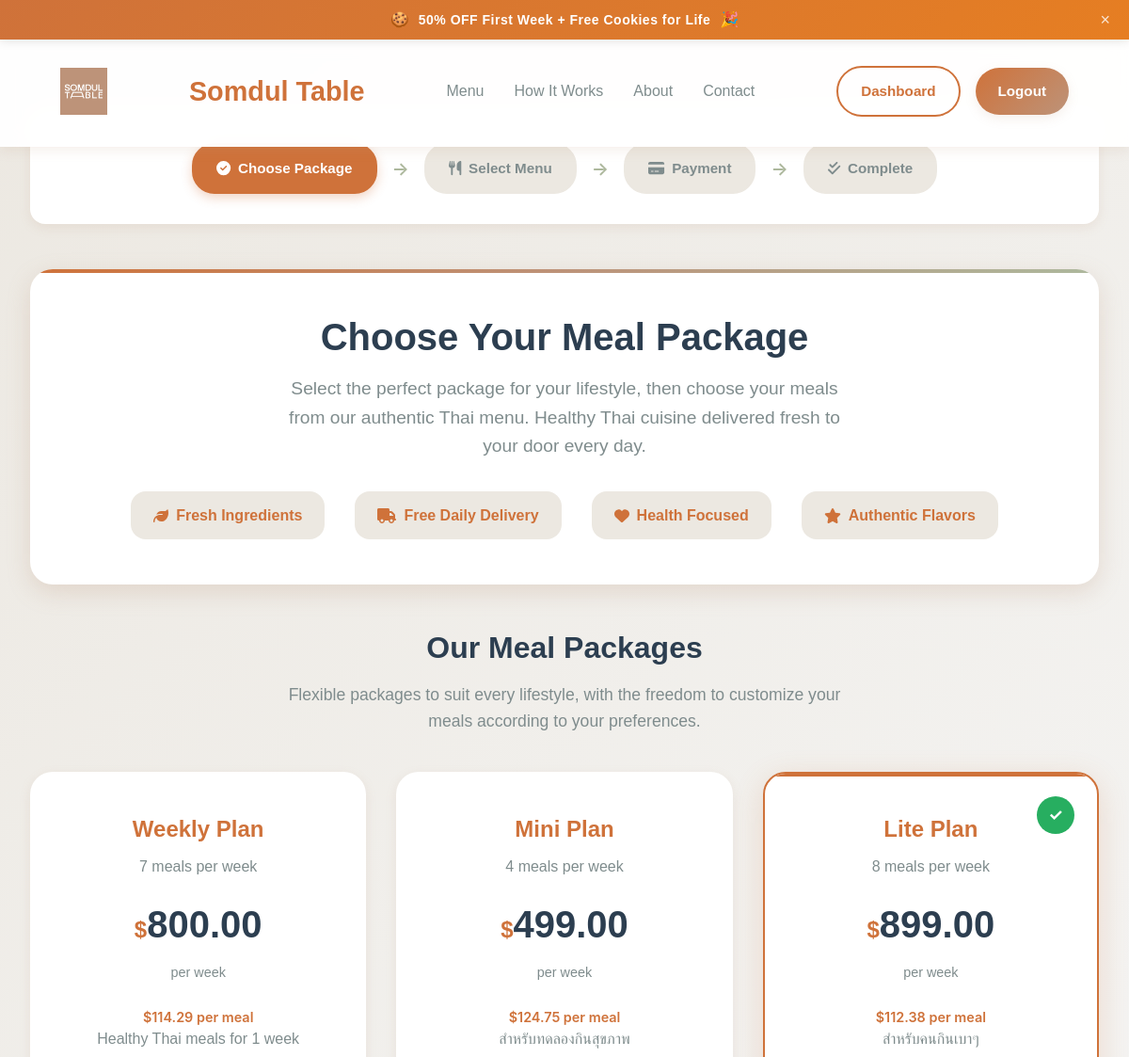
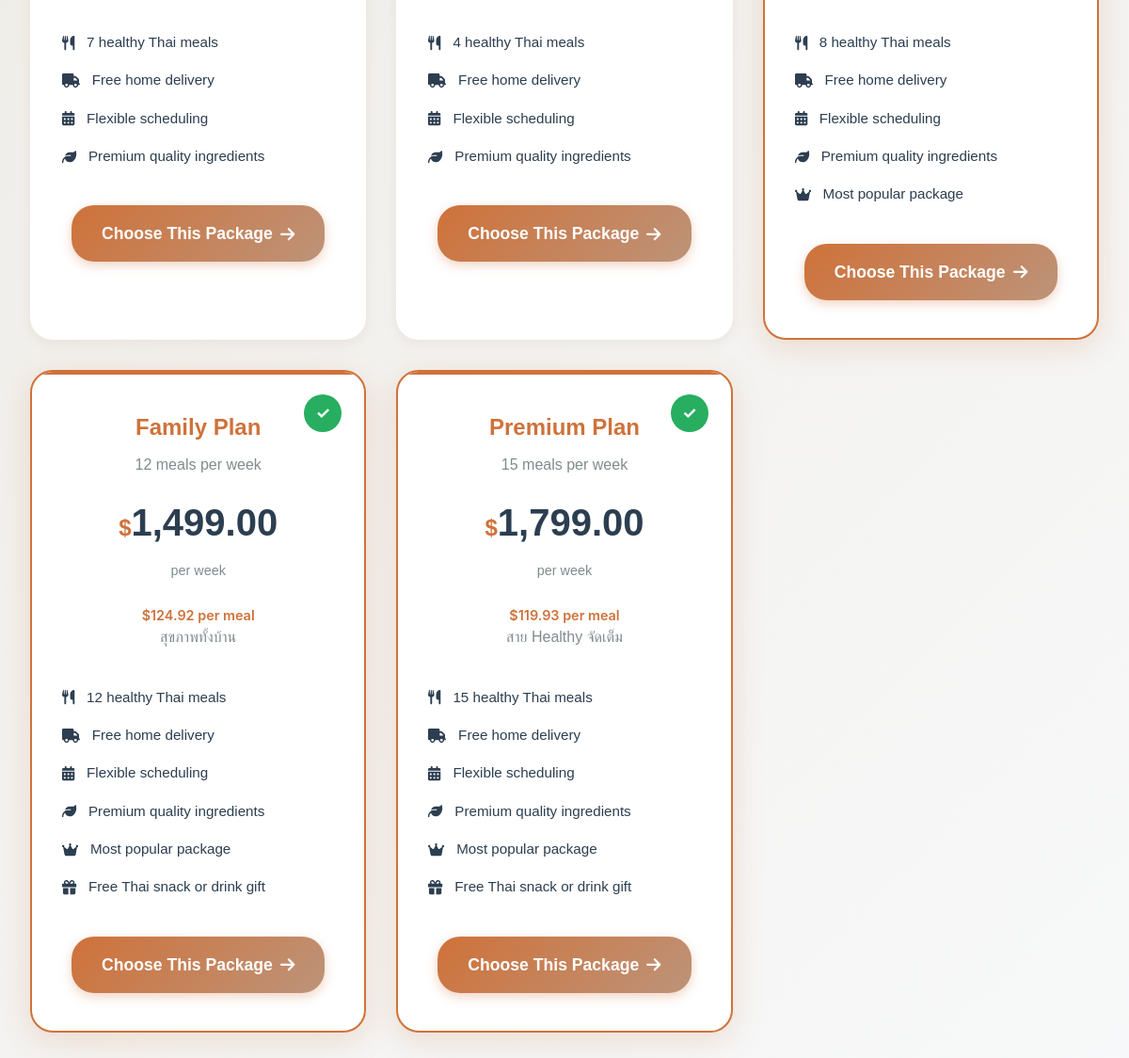
/KruaThai/subscribe.php (signed in), run on an earlier commit of the app's database (2 pictures, top to bottom).
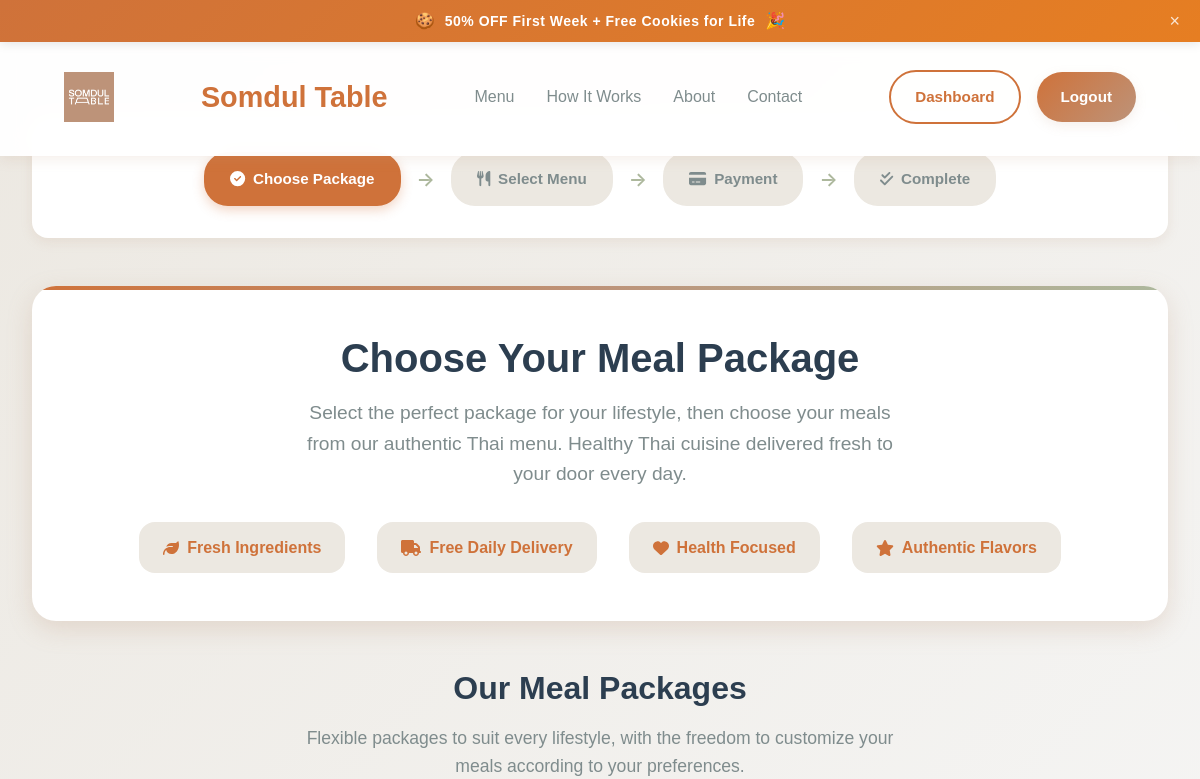
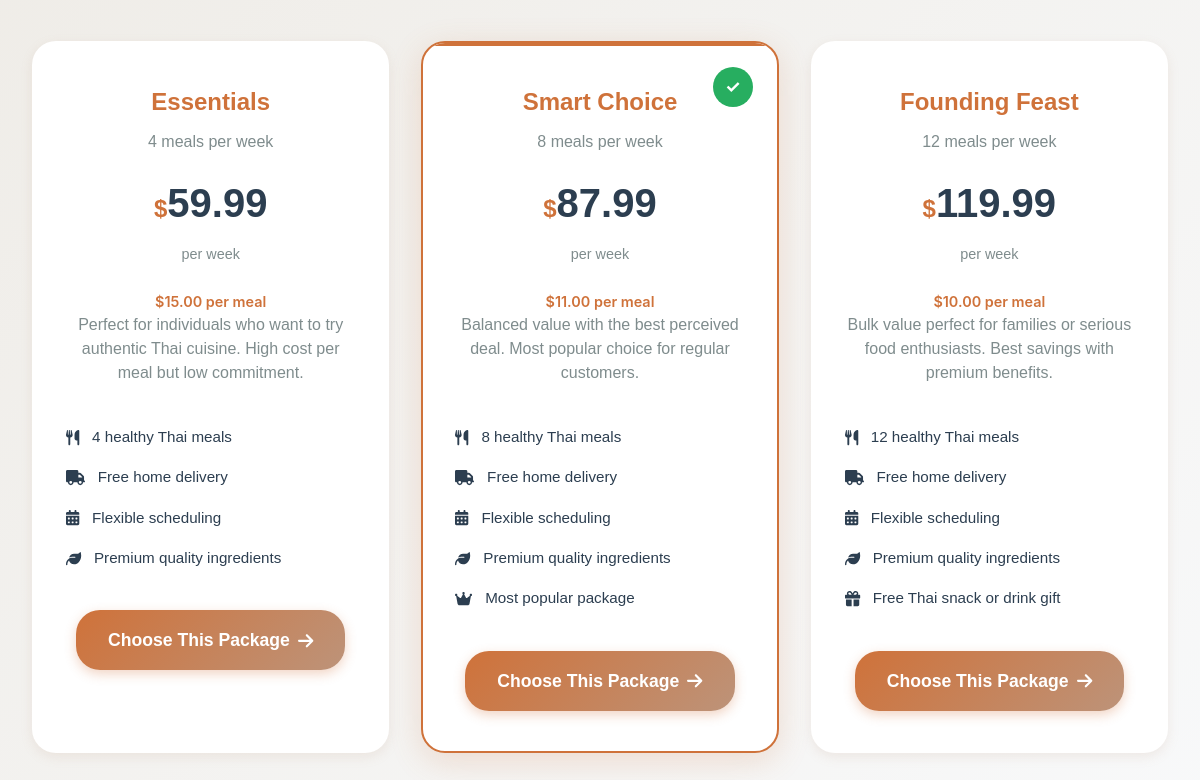
And on a later commit of the database (2 pictures, top to bottom).
### tables this page shows
CREATE TABLE `subscription_plans` (
  `id` char(36) NOT NULL,
  `name` varchar(100) NOT NULL,
  `name_thai` varchar(100) DEFAULT NULL,
  `description` text,
  `plan_type` enum('weekly','monthly','custom') NOT NULL,
  `meals_per_week` int(11) NOT NULL,
  `weeks_duration` int(11) DEFAULT '4',
  `base_price` decimal(8,2) NOT NULL,
  `discount_percentage` decimal(5,2) DEFAULT '0.00',
  `final_price` decimal(8,2) NOT NULL,
  `features` longtext,
  `max_skips_per_week` int(11) DEFAULT '2',
  `advance_ordering_days` int(11) DEFAULT '7',
  `is_active` tinyint(1) DEFAULT '1',
  `is_popular` tinyint(1) DEFAULT '0',
  `sort_order` int(11) DEFAULT '0',
  `created_at` timestamp NOT NULL DEFAULT CURRENT_TIMESTAMP,
  `updated_at` timestamp NOT NULL DEFAULT CURRENT_TIMESTAMP ON UPDATE CURRENT_TIMESTAMP
);

### KruaThai/subscribe.php (the view, shortened to what the changed rows need)
<?php
require_once 'config/database.php';
try {
    $stmt = $pdo->prepare("SELECT * FROM subscription_plans WHERE is_active = 1 ORDER BY sort_order ASC");
    $stmt->execute();
    $plans = $stmt->fetchAll(PDO::FETCH_ASSOC);
} catch (Exception $e) {
    $plans = [
        [
            'id' => 'essentials-plan-2025',
            'name' => 'Essentials',
            'name_thai' => 'Essentials',
            'name_english' => 'Essentials',
            'meals_per_week' => 4,
            'final_price' => 59.99,
            'description' => 'Perfect for individuals who want to try authentic Thai cuisine',
            'is_popular' => 0,
            'sort_order' => 1
        ],
        [
            'id' => 'smart-choice-plan-2025',
            'name' => 'Smart Choice',
            'name_thai' => 'Smart Choice',
            'name_english' => 'Smart Choice',
            'meals_per_week' => 8,
            'final_price' => 87.99,
            'description' => 'Balanced value with the best perceived deal',
            'is_popular' => 1,
            'sort_order' => 2
        ],
        [
            'id' => 'founding-feast-plan-2025',
            'name' => 'Founding Feast',
            'name_thai' => 'Founding Feast',
            'name_english' => 'Founding Feast',
            'meals_per_week' => 12,
            'final_price' => 119.99,
            'description' => 'Bulk value perfect for families or serious food enthusiasts',
            'is_popular' => 0,
            'sort_order' => 3
        ]
    ];
}
function getPlanName($plan) {
    if (isset($plan['name']) && !empty($plan['name'])) {
        return $plan['name'];
    } elseif (isset($plan['name_english']) && !empty($plan['name_english'])) {
        return $plan['name_english'];
    } elseif (isset($plan['name_thai']) && !empty($plan['name_thai'])) {
        return $plan['name_thai'];
    } else {
        return 'Package ' . ($plan['meals_per_week'] ?? 'Unknown');
    }
}
function getPlanDescription($plan) {
    if (isset($plan['description']) && !empty($plan['description'])) {
        return $plan['description'];
    } else {
        return $plan['meals_per_week'] . ' meals per week';
    }
}
?>
<!DOCTYPE html>
<html lang="en">
<head>
</head>
<body>
    <div class="container">
        <div class="hero-section">
            <h1 class="hero-title">Choose Your Meal Package</h1>
        </div>
        <div class="plans-section">
            <h2 class="section-title">Our Meal Packages</h2>
            <div class="plans-grid">
                <?php foreach($plans as $index => $plan):
                    $query = "plan=" . urlencode($plan['id']);
                    $isPopular = (isset($plan['is_popular']) && $plan['is_popular']) || $plan['meals_per_week'] == 8;
                    $pricePerMeal = $plan['final_price'] / $plan['meals_per_week'];
                ?>
                <div class="plan-card<?php echo $isPopular ? ' selected' : ''; ?>">
                    <div class="plan-name"><?php echo htmlspecialchars(getPlanName($plan)); ?></div>
                    <div class="plan-info"><?php echo $plan['meals_per_week']; ?> meals per week</div>
                    <div class="plan-price">
                        <span class="currency">$</span><?php echo number_format($plan['final_price'], 2); ?>
                    </div>
                    <div class="plan-period">per week</div>
                    <div class="price-per-meal">
                        <span class="highlight">$<?php echo number_format($pricePerMeal, 2); ?> per meal</span>
                    </div>
                    <div class="plan-desc"><?php echo htmlspecialchars(getPlanDescription($plan)); ?></div>
                    <ul class="plan-features">
                        <li>
                            <i class="fas fa-utensils"></i>
                            <span><?php echo $plan['meals_per_week']; ?> healthy Thai meals</span>
                        </li>
                        <li>
                            <i class="fas fa-truck"></i>
                            <span>Free home delivery</span>
                        </li>
                        <li>
                            <i class="fas fa-calendar-alt"></i>
                            <span>Flexible scheduling</span>
                        </li>
                        <li>
                            <i class="fas fa-leaf"></i>
                            <span>Premium quality ingredients</span>
                        </li>
                        <?php if ($isPopular): ?>
                        <li>
                            <i class="fas fa-crown"></i>
                            <span>Most popular package</span>
                        </li>
                        <?php endif; ?>
                        <?php if ($plan['meals_per_week'] >= 12): ?>
                        <li>
                            <i class="fas fa-gift"></i>
                            <span>Free Thai snack or drink gift</span>
                        </li>
                        <?php endif; ?>
                    </ul>
                    <a href="meal-selection.php?<?php echo $query; ?>" class="plan-button">
                        Choose This Package
                        <i class="fas fa-arrow-right"></i>
                    </a>
                </div>
                <?php endforeach; ?>
            </div>
        </div>
    </div>
</body>
</html>

What changed in the data, as far as the page shows it:
no longer on this page (row edited): subscription_plans: name "Weekly Plan", meals_per_week "7", final_price "800.00", pricePerMeal "114.29", description "Healthy Thai meals for 1 week"
no longer on this page (row edited): subscription_plans: name "Mini Plan", meals_per_week "4", final_price "499.00", pricePerMeal "124.75", description "สำหรับทดลองกินสุขภาพ"
no longer on this page (row edited): subscription_plans: name "Lite Plan", meals_per_week "8", final_price "899.00", pricePerMeal "112.38", description "สำหรับคนกินเบาๆ", is_popular 0 (drawn)
no longer on this page (row edited): subscription_plans: name "Family Plan", meals_per_week "12", final_price "1,499.00", pricePerMeal "124.92", description "สุขภาพทั้งบ้าน", is_popular 1 (drawn), shows "Free Thai snack or drink gift"
no longer on this page (row edited): subscription_plans: name "Premium Plan", meals_per_week "15", final_price "1,799.00", pricePerMeal "119.93", description "สาย Healthy จัดเต็ม", is_popular 1 (drawn), shows "Free Thai snack or drink gift"
added subscription_plans: name "Essentials", meals_per_week "4", final_price "59.99", pricePerMeal "15.00", description "Perfect for individuals who want to try authentic Thai cuisine. High cost per meal but low commitment."
added subscription_plans: name "Smart Choice", meals_per_week "8", final_price "87.99", pricePerMeal "11.00", description "Balanced value with the best perceived deal. Most popular choice for regular customers.", is_popular 1 (drawn)
added subscription_plans: name "Founding Feast", meals_per_week "12", final_price "119.99", pricePerMeal "10.00", description "Bulk value perfect for families or serious food enthusiasts. Best savings with premium benefits.", shows "Free Thai snack or drink gift"
